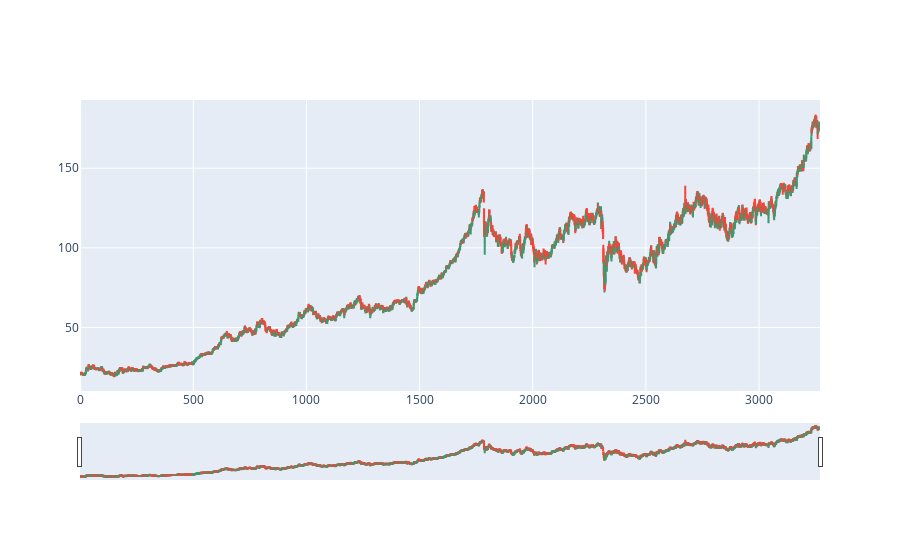

The cell this chart's notebook holds for it:
### Code cell
import plotly.graph_objects as go
import pandas as pd


df = pd.read_csv("CBOE.csv")

fig = go.Figure(data=[go.Candlestick(x=df.index, open=df["Open"],
                high=df["High"], low=df["Low"], close=df["Close"])])

fig.show()

### Figure 1 — Plotly figure (JSON) as saved in the notebook; plotly's stock layout.template omitted (floating-point values rounded to 4 significant figures; data arrays with more than 128 entries replaced by an {"elided": "..."} marker saying what was removed)
{"data": [{"close": {"elided": "3270 float values"}, "high": {"elided": "3270 float values"}, "low": {"elided": "3270 float values"}, "open": {"elided": "3270 float values"}, "type": "candlestick", "x": {"elided": "3270 int values"}}], "layout": {"autosize": true, "xaxis": {"autorange": true, "range": [-0.5, 3270.0], "rangeslider": {"autorange": true, "range": [-0.5, 3270.0], "yaxis": {"_template": null, "rangemode": "match"}}, "type": "linear"}, "yaxis": {"autorange": true, "range": [10.08, 192.9]}}}
